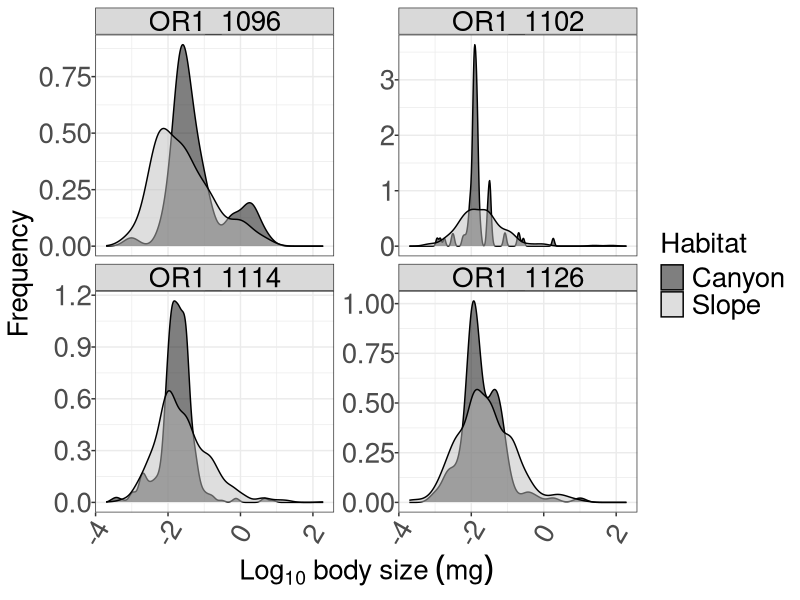
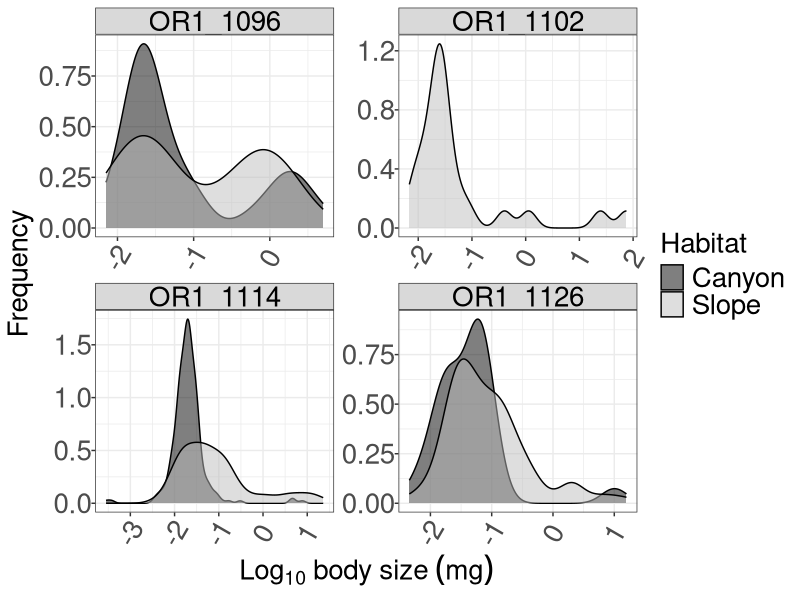

Source code (R) for these figures, in order: (Note: this script raises an error after producing the figures.)
## ---- chunk 1
knitr::opts_chunk$set(echo = TRUE, warning = FALSE, message = FALSE)
## ---- chunk 2
library(ggplot2)
library(plyr)
library(doBy)
library(readxl)

large <- theme(legend.title = element_text(size=20),
        legend.text = element_text(size=20),
        strip.text=element_text(size=20),
        axis.title = element_text(size=20),
        axis.text.y = element_text(size=20),
        axis.text.x = element_text(size=20, angle=60, hjust=0.5))

rotate <- theme(axis.text.x = element_text(size=20, angle=60, hjust=0.5))

# dark theme for ggplot
dark <- theme(plot.background = element_rect(colour = 'NA', fill = 'gray10'),
        panel.background = element_rect(colour = 'NA', fill = 'transparent'),
        legend.background = element_rect(colour = 'NA', fill = 'transparent'),
        legend.title = element_text(colour = 'white', size=20),
        legend.text = element_text(colour = 'white', size=20),
        axis.title = element_text(colour = 'white', size=20),
        axis.text = element_text(colour = 'white', size=20),
        axis.ticks = element_line(colour = 'white'),
        panel.border = element_rect(fill = 'NA', colour = 'white'), 
        panel.grid.major = element_line(colour = 'gray30'),
        panel.grid.minor = element_line(colour = 'gray20'))
## ---- chunk 3
col_types <- c("text", "text", "text", "numeric", "numeric", "text", "text", "text", "text", "text", "text", 
              "numeric", "numeric", "numeric", "numeric", "numeric", "numeric", "text")

mac <- NULL
for(i in 1:15){
  d <- read_excel("../excel/GPSC_macro_size_2020.01.08.xlsx", sheet=i, col_types=col_types)
  mac <- rbind(mac, d)
}
mac <- as.data.frame(mac)

depth <- read_excel("../excel/GPSC_macro_sorting_2019.12.16.xlsx", sheet=1)
mac <- cbind(depth[match(paste(mac$Cruise, mac$Station), paste(depth$Cruise, depth$Station)), c("Region", "Date", "Longitude", "Latitude", "Depth", "Corer", "Area", "Sieve")], mac)
mac$Wt <- mac$Size*(1.13)

depth.bk <- c(200, 400, 600, 800, 1100, 2000, 3700)
depth.lab <- c("200-400", "400-600", "600-800", "800-1100", "1100-2000", "2000-3700")
mac$Depth.zone <- cut(mac$Depth, breaks=depth.bk, labels=depth.lab)

# Split the size data by polychaetes, nematods, harpacticoids, peracarids and others
Category <- as.character(mac$Taxon)
Category[Category=="Amphipoda"|Category=="Cumacea"|Category=="Isopoda"|Category=="Tanaidacea"] <- "Peracarida"
Category[Category=="Oligochaeta"|Category=="Nemertea"|Category=="Sipuncula"|Category=="Aplacophora"|Category=="Ostracoda"] <- "Others"

mac <- cbind(Category, mac)
mac <- subset(mac, Cruise=="OR1_1096"|Cruise=="OR1_1102"|Cruise=="OR1_1114"|Cruise=="OR1_1126")

# Size (complete specimen)
mac_c <- subset(mac, Condition=="C")

# Observed macrofauna sizes
ggplot(data=mac_c, 
       aes(x=log10(Wt), fill=Habitat))+
  geom_density(alpha=0.5)+
  scale_fill_manual(values=c("black", "gray"))+
  facet_wrap(~Cruise, scales="free_y")+
  labs(y="Frequency", x=expression(Log[10]~body~size~(mg)))+
  theme_bw() %+replace% large #%+replace% dark
## ---- chunk 4
# Observed polychaete sizes
ggplot(data=subset(mac_c, Category=="Polychaeta"), 
       aes(x=log10(Wt), fill=Habitat))+
  geom_density(alpha=0.5)+
  scale_fill_manual(values=c("black", "gray"))+
  facet_wrap(~Cruise, scales="free")+
  labs(y="Frequency", x=expression(Log[10]~body~size~(mg)))+
  theme_bw() %+replace% large #%+replace% dark
## ---- chunk 5
# Which taxa has fragment specimen?
unique(subset(mac, Condition!="C")$Taxon)

# Size (complete macrofauna specimen)
mac_c <- subset(mac, Condition=="C")
mac_c <- splitBy(~Category+Cruise+Station+Deployment+Tube, mac_c)

# Abundance (specimen with head)
mac_a <- subset(mac, !(Condition=="F" | is.na(Condition)))
mac_a <- summaryBy(Taxon~Category+Cruise+Station+Deployment+Tube, data=mac_a, FUN=length, var.names="Abundance", keep.names=TRUE)

# Average by Cruise/Station and then scale the abundance to 3 multicore tubes
#mac_a <- summaryBy(Abundance~Category+Cruise+Station, data=mac_a, FUN=mean, var.names="Abundance", keep.names=TRUE)
#mac_a$Abundance <- mac_a$Abundance*3

# Total abundce in each sample
sn <- with(mac_a, paste(Category, Cruise, Station, Deployment, Tube, sep="|"))
abund <- mac_a[match(names(mac_c), sn),]$Abundance

# Resample the size data (with replacement) by the total abundance in each sample
sample_fun <-
  function(i){
    keep <- sample(1:dim(mac_c[[i]])[1], si=abund[i], replace=TRUE)
    mac_c[[i]][keep,]
  }

# Only Polychaeta and Ophiuroidea needs to be resampled
keep <- grep("Polychaeta|Ophiuroidea", names(mac_c))

# Simulated macrofauna size data
cl<-makeCluster(4) # change the 4 to your number of CPU cores
registerDoSNOW(cl) # register the SNOW parallel backend with the foreach package
simu <- foreach(i=keep) %dopar% sample_fun(i)
stopCluster(cl) # stop a SNOW cluster

# Replace with the simulated Polychaeta and Ophiuroidea data 
for(i in 1:length(keep)) mac_c[[keep[i]]] <- simu[[i]] 

ggplot(data=ldply(mac_c), 
       aes(x=log10(Wt), fill=Habitat))+
  geom_density(alpha=0.5)+
  scale_fill_manual(values=c("black", "gray"))+
  facet_wrap(~Cruise, scales="free")+
  labs(y="Frequency", x=expression(Log[10]~body~size~(mg)))+
  theme_bw() %+replace% large #%+replace% dark

mac_s <- ldply(mac_c)
## ---- chunk 6
# Hapacticoid and others
col_types <- c("text", "text", "text", "numeric", "numeric", "numeric", "text","text", "text", "text", "text", "text", "text", "numeric", "numeric", "numeric", "numeric", "text")

mei <- NULL
for(i in 1:3){
  d <- as.data.frame(read_excel("../excel/GPSC_meio_size_2020.01.07.xlsx", sheet=i, col_types=col_types))
  mei <- rbind(mei, d)
}

# Get water depth
mei <- cbind(depth[match(paste(mei$Cruise, mei$Station), paste(depth$Cruise, depth$Station)), "Region", "Date", "Longitude", "Latitude", "Depth", "Corer", "Area", "Sieve"], mei)
mei$Wt <- mei$Size*(1.13)

depth.bk <- c(200, 400, 600, 800, 1100)
depth.lab <- c("200-400", "400-600", "600-800", "800-1100")
mei$Depth.zone <- cut(mei$Depth, breaks=depth.bk, labels=depth.lab)

# Split the size data by nematods, harpacticoids and others
Category <- as.character(mei$Taxon)
Category[Category!="Nematoda"&Category!="Harpacticoida"] <- "Others"
mei <- splitBy(~Category+Cruise+Station, cbind(Category, mei))
mei <- ldply(mei, .id=NULL)

ggplot(data=subset(mei, Cruise=="OR1_1114"|Cruise=="OR1_1126"), 
       aes(x=log(Wt), fill=Habitat))+
  geom_density(alpha=0.5)+
  scale_fill_manual(values=c("black", "gray"))+
  facet_grid(Cruise~Category)+
  labs(y="Frequency", x=expression(Log~body~size~(mg~individual^-1)))+
  theme_bw()%+replace% large #%+replace% dark
## ---- chunk 7
save(mac, file="../data/mac.rda")
save(mei, file="../data/mei.rda")
